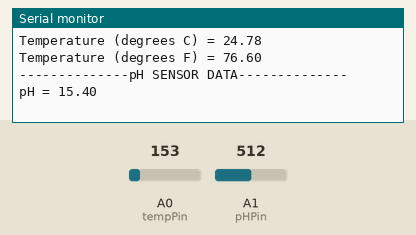
The sketch below on a simulated Arduino Uno, built with avr-gcc and run on an emulated ATmega328P. Shown: the last lines printed to the serial monitor. The inputs (shaded band) are chosen by the test bench; at power-on: A0 (tempPin) = 153, A1 (pHPin) = 512.

Above: at 5.9 s.
6.0 s: A0 (tempPin) set to 165
At 10.3 s:
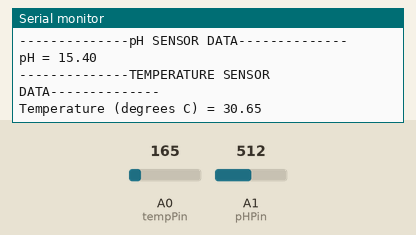
12.1 s: A1 (pHPin) set to 716
At 15.9 s:
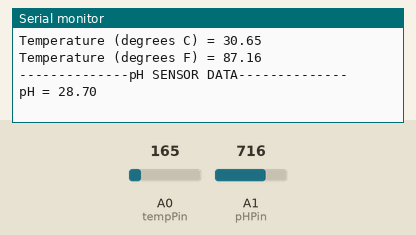
18.2 s: A0 (tempPin) set to 175
At 21.7 s:
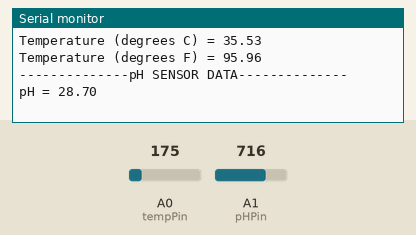
24.3 s: A1 (pHPin) set to 900
At 26.3 s:
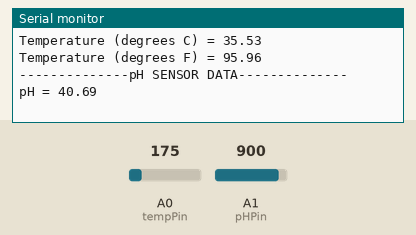
Timing chart, 0 to 27.8 s (numbered marks = the images above; inputs shaded):
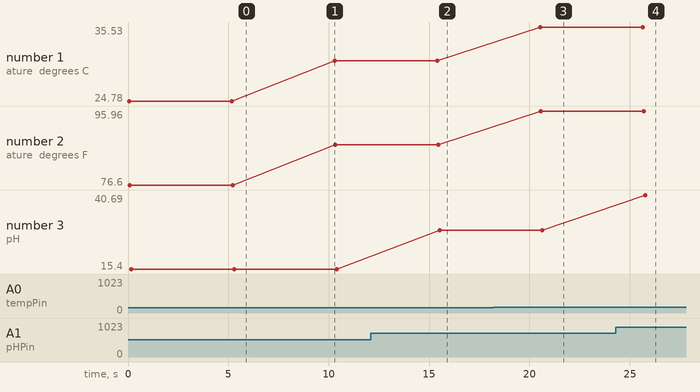

Measured:
- after the input at 6.0 s, the serial monitor: prints a new line after 4.3 s (image 1)
- after the input at 12.1 s, the serial monitor: prints a new line after 3.4 s (image 2)
- after the input at 18.2 s, the serial monitor: prints a new line after 2.3 s (image 3)
- after the input at 24.3 s, the serial monitor: prints a new line after 1.5 s (image 4)
- plotted number 1: 24.78 → 30.65 after the input at 6.0 s, 30.65 → 35.53 after the input at 18.2 s
- plotted number 2: 76.6 → 87.16 after the input at 6.0 s, 87.16 → 95.96 after the input at 18.2 s
- plotted number 3: 15.4 → 28.7 after the input at 12.1 s, 28.7 → 40.69 after the input at 24.3 s

The sketch:

pHandTemp.ino
```cpp
#define pHPin 1
#define tempPin 0

// the setup routine runs once when you press reset:
void setup() {
  // initialize serial communication at 9600 bits per second:
  Serial.begin(9600);
}

// the loop routine runs over and over again forever:
void loop() {

  tempMeasure();
  pHMeasure();

  delay(5000);  // delay in between reads for stability
}

float pHMeasure() {

  int pHSensor = analogRead(pHPin);
  float pHVoltage = pHSensor*5.0/1023;
  float pH = (pHVoltage - 1.39)/.075 + .57;
  Serial.println("--------------pH SENSOR DATA--------------");
  //Serial.print("pH Sensor Voltage = ");
  //Serial.println(pHVoltage);
  Serial.print("pH = ");
  Serial.println(pH);
  Serial.println("");

}

float tempMeasure() {

  int tempSensor = analogRead(tempPin);
  float tempVoltage = tempSensor *5.0/1023;
  float temperatureC = (tempVoltage - 0.5) * 100 ;                //converting from 10 mv per degree wit 500 mV offset to degrees ((voltage - 500mV) times 100)
  float temperatureF = (temperatureC * 9.0 / 5.0) + 32.0;     //Converting temperature to degrees Fahrenheit

  Serial.println("--------------TEMPERATURE SENSOR DATA--------------");
  //Serial.print("Temp Sensor Voltage = ");
  //Serial.println(tempVoltage);
  Serial.print("Temperature (degrees C) = ");
  Serial.println(temperatureC);
  Serial.print("Temperature (degrees F) = ");
  Serial.println(temperatureF);
  Serial.println("");


}
```
